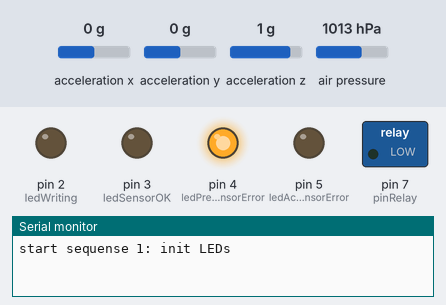
Simulated run of this sketch. Board: Arduino Uno, built with avr-gcc and run on an emulated ATmega328P. On the bench: switched loads named in the sketch (green lamp = pin HIGH), output pins drawn as LEDs (lit = HIGH), the last lines printed to the serial monitor. The inputs (shaded band) are chosen by the test bench; at power-on: acceleration x 0 g, acceleration y 0 g, acceleration z 1 g, air pressure 1013 hPa. EEPROM starts erased.

Above: at 0.6 s.
At 1.1 s:
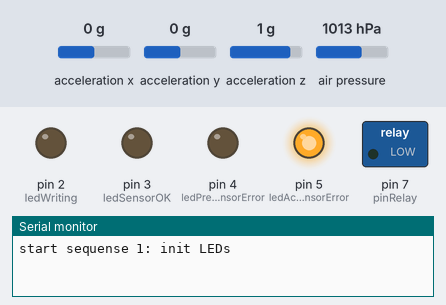
At 3.1 s:
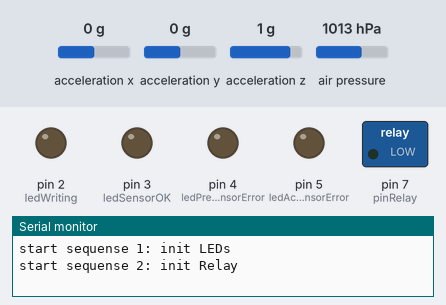
At 5.1 s:
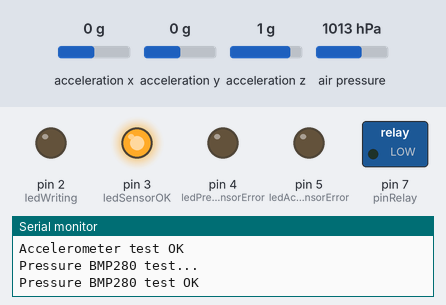
At 31.2 s:
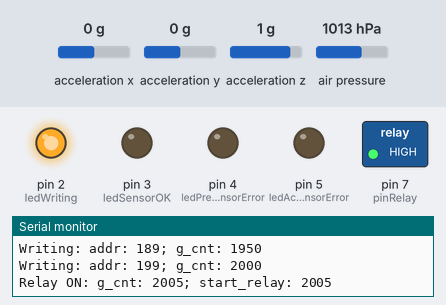
At 32.8 s:
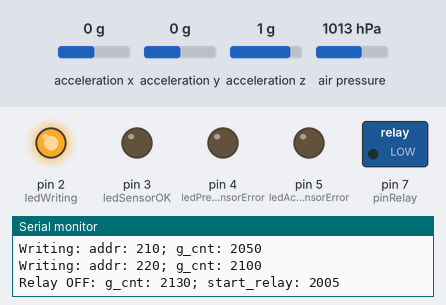
Timing chart, 0 to 34.3 s (numbered marks = the images above):
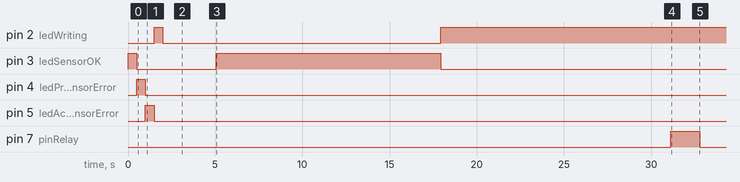

Measured:
- by itself, pin 2 (ledWriting): HIGH → LOW at 2.0 s, → HIGH 15.9 s later
- by itself, pin 3 (ledSensorOK): HIGH → LOW at 0.50 s, → HIGH 4.5 s later, → LOW 12.9 s later
- by itself, pin 7 (pinRelay): LOW → HIGH at 31.1 s, → LOW 1.7 s later

The sketch:

rocket_control_center.ino
```cpp
/*
 *
 *
 * Barometer:
 * VCC -------- 3.3V
 * GND -------- GND
 * SCL -------- 13
 * SDA -------- 11
 * CSB -------- 10
 * SDO -------- 12
 * Source https://arduino.ua/prod1758-barometr-datchik-atmosfernogo-davleniya-na-bmp280
 *
 */

/*
 * EEPROM
 * VCC -------- 5V
 * GND -------- GND
 * SCL -------- A5
 * SDA -------- A4
 *
 * https://github.com/adamjezek98/Eeprom_at24c256
 */

/*
 * ADXL345
 * GND -------> GND
 * VIN -------> +5v
 * SDA -------> SDA (Analog 4 on "Classic Arduinos") -> 16
 * SCL -------> SCL (Analog 5 on "Classic Arduinos") -> 17
 *
 * https://learn.adafruit.com/adxl345-digital-accelerometer/assembly-and-wiring
 */

/*
 * Relay
 * S ----------> 7
 *
 * LEDs
 * Writing started -> 2
 * Sensors OK      -> 3
 * Pressure Sensor Error -> 4
 * Accell  Sensor Error  -> 5
 */

#include <Wire.h>
#include <SPI.h>
#include <Adafruit_Sensor.h>
#include <Adafruit_BMP280.h>
#include <Adafruit_ADXL345_U.h>
#include <MyEeprom_at24c256.h>

#define BMP_SCK 13
#define BMP_MISO 12
#define BMP_MOSI 11
#define BMP_CS 10

/* Assign a unique ID to this sensor at the same time */
Adafruit_ADXL345_Unified accel = Adafruit_ADXL345_Unified(12345);

//Adafruit_BMP280 bme; // I2C
Adafruit_BMP280 bme(BMP_CS); // hardware SPI

//create eeprom at address 0x50
MyEeprom_at24c256 eeprom(0x50);

//pressure sensor status indicators
const int ledWriting     = 2;
const int ledSensorOK    = 3;
const int ledPressureSensorError = 4;
const int ledAccelSensorError = 5;

//Rele
const int pinRelay       = 7;

// main loop delay
const int MainLoopDelay    = 10;  // delay in milliseconds in main loop, delay between actual sensor readings
const int EEPROMWriteDelay = 10;  // delay in milliseconds after eeprom write call
const int warmLoops        = 1000;// number of loops the readings of altitude will be ignored (warmLoops*MainLoopDelay/1000 seconds)

//Rocket
//MainLoopDelay = 10;
//warmLoops     = 1000;

//Lift testing
//MainLoopDelay = 50;
//warmLoops     = 200;

//data structures for storing readings

//Raw sensors data
const int avgNum = 5;             // number of values to calc average, avgNum*MainLoopDelay - interval of avg measurement in milliseconds
int  Index_real  = 0;             // index for real readings

long altitude[avgNum];            // the readings from altitude sensor
long accel_x[avgNum];             // the readings from accelerpmeter X sensor
long accel_y[avgNum];             // the readings from accelerpmeter Y sensor
long accel_z[avgNum];             // the readings from accelerpmeter Z sensor

//Averaged sensors data
const int numReadings = 16;       // number of readings in a cyclic buffer
int   Index_avg = 0;              // the index of the averaged reading
long  avg_altitude[numReadings];  // average altitude readings
long  avg_accel_x[numReadings];        // average readings from accelerpmeter X sensor
long  avg_accel_y[numReadings];        // average readings from accelerpmeter Y sensor
long  avg_accel_z[numReadings];        // average readings from accelerpmeter Z sensor

const int coeff = 1000;           //reading stored precision

//global loop conter
long g_cnt = 0;
long addr  = 0;

//number of sequential readings to analyze for making decision, sequentialReadings*avgNum*MainLoopDelay - minimal time duration after the apogee after which the decision can be made
const int sequentialReadings = numReadings - 1;

int flag_relay_on = 0;
long start_relay   = 1;
long relay_duration = 120;

void setup() {

  Serial.begin(9600);

  /****************************************************/
  Serial.println(F("start sequense 1: init LEDs"));
  pinMode(ledSensorOK,    OUTPUT);        digitalWrite(ledSensorOK, HIGH);delay(500);digitalWrite(ledSensorOK, LOW);
  pinMode(ledPressureSensorError, OUTPUT);digitalWrite(ledPressureSensorError, HIGH);delay(500);digitalWrite(ledPressureSensorError, LOW);
  pinMode(ledAccelSensorError, OUTPUT);   digitalWrite(ledAccelSensorError, HIGH);delay(500);digitalWrite(ledAccelSensorError, LOW);
  pinMode(ledWriting,     OUTPUT);        digitalWrite(ledWriting, HIGH);delay(500);digitalWrite(ledWriting, LOW);

  delay(1000);
  Serial.println(F("start sequense 2: init Relay"));

  /****************************************************/
  pinMode(pinRelay, OUTPUT);
  digitalWrite(pinRelay, LOW);

  /****************************************************/
  delay(1000);
  Serial.println(F("start sequense 3: init Accelerometer"));

  /* Initialise the sensor */
  Serial.println(F("Accelerometer test..."));
  if(!accel.begin())
  {
    /* There was a problem detecting the ADXL345 ... check your connections */
    Serial.println("Ooops, no ADXL345 detected ... Check your wiring!");
    while (1) {
      digitalWrite(ledAccelSensorError, HIGH);
      delay(200);
      digitalWrite(ledAccelSensorError, LOW);
      delay(200);
    }
  }

  delay(1000);
  Serial.println(F("start sequense 4: init Pressure meter"));

  /* Set the range to whatever is appropriate for your project */
  accel.setRange(ADXL345_RANGE_16_G);
  Serial.println(F("Accelerometer test OK"));

  /****************************************************/
  Serial.println(F("Pressure BMP280 test..."));

  if (!bme.begin()) {
    Serial.println("Could not find a valid BMP280 sensor, check wiring!");
    while (1) {
      digitalWrite(ledPressureSensorError, HIGH);
      delay(200);
      digitalWrite(ledPressureSensorError, LOW);
      delay(200);
    }
  }
  Serial.println(F("Pressure BMP280 test OK"));

  /****************************************************/
  digitalWrite(ledSensorOK, HIGH);
}

void loop() {
  int write_delay = 0;

  readsensors();
  //Serial.println("g_cnt: " + String(g_cnt));
  if (g_cnt % avgNum == 0) {

    int curr_idx = calc_averages();

    if (g_cnt > warmLoops) {
      if (addr < 2047) {
        digitalWrite(ledWriting, HIGH);digitalWrite(ledSensorOK, LOW);
        if (g_cnt % 50 == 0){
          Serial.println("Writing: addr: " + String(addr) + "; g_cnt: " + String(g_cnt));
        }
        if (flag_relay_on == 1) {
          eeprom.write4longs(addr * 16, 0, 0, 0, 0);
          addr = addr + 1;
          flag_relay_on = 2;
        }
        eeprom.write4longs(addr * 16, avg_altitude[curr_idx], avg_accel_x[curr_idx], avg_accel_y[curr_idx], avg_accel_z[curr_idx]);
        //Serial.println("written["+String((addr * 16))+"]: " + String(avg_altitude[curr_idx])+" "+String(avg_accel_x[curr_idx])+" "+String(avg_accel_y[curr_idx])+" "+String(avg_accel_z[curr_idx]));
        write_delay = EEPROMWriteDelay;
        addr = addr + 1;
      }
      else
      {
        Serial.println("Writing finished: g_cnt: " + String(g_cnt));
        while (1) {
          digitalWrite(ledWriting, HIGH);
          delay(200);
          digitalWrite(ledWriting, LOW);
          delay(200);
        }
      }

      //if ((checkdecreasing(sequentialReadings) == 1)&&(start_relay == 1)){
      if ((g_cnt > warmLoops + 1000)&&(start_relay == 1)){
        if (flag_relay_on == 0) {
          flag_relay_on = 1;
        }
        if (start_relay == 1){
          start_relay = g_cnt;
          Serial.println("Relay ON: g_cnt: " + String(g_cnt) + "; start_relay: " + String(start_relay));
        }
        digitalWrite(pinRelay, HIGH);
        digitalWrite(ledSensorOK, LOW);
        digitalWrite(ledPressureSensorError, LOW);
        digitalWrite(ledAccelSensorError, LOW);
      }
      if ((start_relay>1)&&(g_cnt > start_relay + relay_duration )){
        digitalWrite(pinRelay, LOW);
        Serial.println("Relay OFF: g_cnt: " + String(g_cnt) + "; start_relay: " + String(start_relay));
        start_relay = 0;
      }
    }
    else
    {
      if (g_cnt % 50 == 0){
        Serial.println("Warm loops: g_cnt: " + String(g_cnt));
      }
    }

  }

  delay(MainLoopDelay-write_delay);
  g_cnt = g_cnt + 1;
}

void readsensors() {

  altitude[Index_real] = bme.readAltitude(1013.25) * 10 * coeff;

  sensors_event_t event;
  accel.getEvent(&event);
  accel_x[Index_real] = event.acceleration.x * coeff;
  accel_y[Index_real] = event.acceleration.y * coeff;
  accel_z[Index_real] = event.acceleration.z * coeff;

  Index_real = Index_real + 1;
  if (Index_real >= avgNum) {
    Index_real = 0;
  }
}

int calc_averages() {
  int curr_idx = Index_avg;
  avg_altitude[Index_avg] = getavgreadings(altitude);//get_avg();
  avg_accel_x[Index_avg]  = getavgreadings(accel_x);
  avg_accel_y[Index_avg]  = getavgreadings(accel_y);
  avg_accel_z[Index_avg]  = getavgreadings(accel_z);
  Index_avg = Index_avg + 1;
  if (Index_avg >= numReadings) {
    Index_avg = 0;
  }
  return curr_idx;
}

long getavgreadings(long data[avgNum]) {
  long avg;
  avg = 0;
  for (int i = 0; i < avgNum; i++) {
    avg = avg + data[i];
  }
  avg = avg / avgNum;
  return avg;
}

long checkdecreasing(int delay_num) {
  long delta[delay_num];
  int Index = Index_avg;
  int cnt_i;
  long cnt_delta;

  //fill an array with delta of reading values
  cnt_i = 0;
  while (cnt_i < delay_num) {
    if (Index > 0) {
      delta[cnt_i] = (avg_altitude[Index] - avg_altitude[Index-1])/coeff;
      Index = Index - 1;
    }
    else {
      delta[cnt_i] = (avg_altitude[Index] - avg_altitude[numReadings-1])/coeff;
      Index = numReadings-1;
    }
    cnt_i = cnt_i + 1;
  }

  //check how many deltas lesser then zero (means readings are decreasing)
  cnt_i = 0;
  cnt_delta = 0;
  while (cnt_i < delay_num) {
    if (delta[cnt_i] < 0) {
      cnt_delta = cnt_delta + 1;
    }
    cnt_i = cnt_i + 1;
  }

  //if 2/3 of readings of a sample (delay_num) are decreasing it means readings are steadily decreasing
  if (cnt_delta*3 > delay_num*2) {
    return 1;
  }
  else {
    return 0;
  }
}
```
